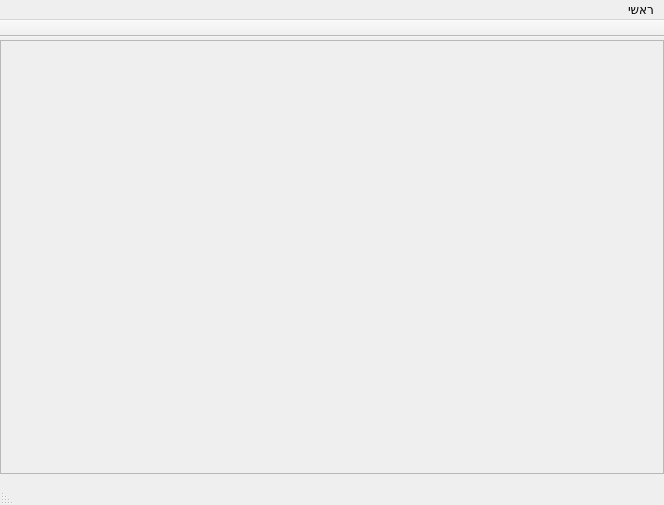
<?xml version="1.0" encoding="UTF-8"?>
<ui version="4.0">
 <class>MainWindow</class>
 <widget class="QMainWindow" name="MainWindow">
  <property name="geometry">
   <rect>
    <x>0</x>
    <y>0</y>
    <width>664</width>
    <height>505</height>
   </rect>
  </property>
  <property name="sizePolicy">
   <sizepolicy hsizetype="Preferred" vsizetype="Preferred">
    <horstretch>1</horstretch>
    <verstretch>1</verstretch>
   </sizepolicy>
  </property>
  <property name="font">
   <font>
    <family>Alef</family>
   </font>
  </property>
  <property name="windowTitle">
   <string>Petek</string>
  </property>
  <property name="windowOpacity">
   <double>1.000000000000000</double>
  </property>
  <property name="layoutDirection">
   <enum>Qt::RightToLeft</enum>
  </property>
  <property name="autoFillBackground">
   <bool>false</bool>
  </property>
  <property name="documentMode">
   <bool>false</bool>
  </property>
  <widget class="QWidget" name="centralwidget">
   <layout class="QGridLayout" name="gridLayout_3">
    <property name="leftMargin">
     <number>0</number>
    </property>
    <property name="topMargin">
     <number>3</number>
    </property>
    <property name="rightMargin">
     <number>0</number>
    </property>
    <item row="0" column="0">
     <widget class="QFrame" name="window_frame">
      <property name="sizePolicy">
       <sizepolicy hsizetype="Preferred" vsizetype="Preferred">
        <horstretch>1</horstretch>
        <verstretch>1</verstretch>
       </sizepolicy>
      </property>
      <property name="frameShape">
       <enum>QFrame::StyledPanel</enum>
      </property>
      <property name="frameShadow">
       <enum>QFrame::Raised</enum>
      </property>
      <layout class="QGridLayout" name="window_frame_2">
       <property name="sizeConstraint">
        <enum>QLayout::SetNoConstraint</enum>
       </property>
       <property name="leftMargin">
        <number>0</number>
       </property>
       <property name="topMargin">
        <number>0</number>
       </property>
       <property name="rightMargin">
        <number>0</number>
       </property>
       <property name="bottomMargin">
        <number>0</number>
       </property>
       <property name="spacing">
        <number>0</number>
       </property>
      </layout>
     </widget>
    </item>
   </layout>
  </widget>
  <widget class="QMenuBar" name="menubar">
   <property name="geometry">
    <rect>
     <x>0</x>
     <y>0</y>
     <width>664</width>
     <height>21</height>
    </rect>
   </property>
   <widget class="QMenu" name="menu_main">
    <property name="title">
     <string>ראשי</string>
    </property>
    <addaction name="action_backup"/>
    <addaction name="action_2"/>
    <addaction name="separator"/>
    <addaction name="action_4"/>
   </widget>
   <addaction name="menu_main"/>
  </widget>
  <widget class="QStatusBar" name="statusbar">
   <property name="styleSheet">
    <string notr="true"/>
   </property>
  </widget>
  <widget class="QToolBar" name="toolBar">
   <property name="windowTitle">
    <string>toolBar</string>
   </property>
   <property name="layoutDirection">
    <enum>Qt::LeftToRight</enum>
   </property>
   <property name="movable">
    <bool>false</bool>
   </property>
   <property name="floatable">
    <bool>false</bool>
   </property>
   <attribute name="toolBarArea">
    <enum>TopToolBarArea</enum>
   </attribute>
   <attribute name="toolBarBreak">
    <bool>false</bool>
   </attribute>
  </widget>
  <action name="action_backup">
   <property name="text">
    <string>גיבוי</string>
   </property>
  </action>
  <action name="action_2">
   <property name="text">
    <string>סנכרון</string>
   </property>
  </action>
  <action name="action_4">
   <property name="text">
    <string>יציאה</string>
   </property>
  </action>
 </widget>
 <resources/>
 <connections/>
</ui>
